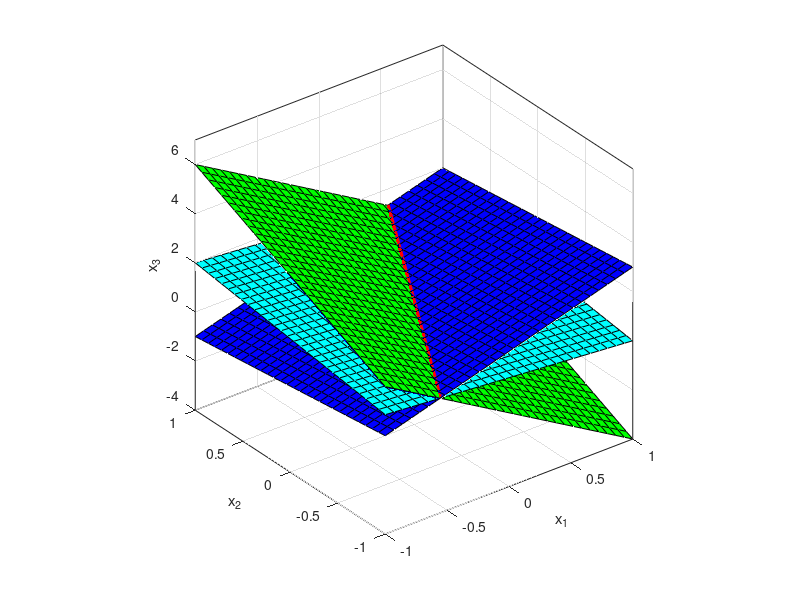

This figure's MATLAB source:
% Uppgift 1
%% a
A = [1 3; 5 -2];
b = [6; 13];
c = rref([A b])


l1=@(x1)(b(1)-A(1,1)*x1)/A(1,2);
l2=@(x1)(b(2)-A(2,1)*x1)/A(2,2);

x1=linspace(0,10,2);

plot(x1,l1(x1),'b','linewidth',2), hold on
plot(x1,l2(x1),'g','linewidth',2)
hold off

xlabel('x_1'), ylabel('x_2')
axis equal, axis([2 4 0 2])

%% b

A = [1 3; 2 6];
b = [5; 16];
%b = [5; 12];
c = rref([A b])

l1=@(x1)(b(1)-A(1,1)*x1)/A(1,2);
l2=@(x1)(b(2)-A(2,1)*x1)/A(2,2);

x1=linspace(0,10,2);

plot(x1,l1(x1),'b','linewidth',2), hold on
plot(x1,l2(x1),'g','linewidth',2)
hold off

xlabel('x_1'), ylabel('x_2')
axis equal, axis([0 2 1 3])


%% Uppgift 2
% a
clear all;
clc; clf; 
A = [-3 1 2; 3 -2 1; -1 5 1];
b = [2; 1; 1];


l1=@(x1,x2)(b(1)-A(1,1)*x1-A(1,2)*x2)/A(1,3);
l2=@(x1,x2)(b(2)-A(2,1)*x1-A(2,2)*x2)/A(2,3);
l3=@(x1,x2)(b(3)-A(3,1)*x1-A(3,2)*x2)/A(3,3);

x1=linspace(-1,1,30); x2=linspace(-1,1,30);

[X1,X2]=meshgrid(x1,x2);

surf(X1,X2,l1(X1,X2),'facecolor','b'), hold on
surf(X1,X2,l2(X1,X2),'facecolor','g')
surf(X1,X2,l3(X1,X2),'facecolor','c')

r = rref([A b])
%Planen sk?r varandra i punkten (0,0,1)

x=[0;0;1];

plot3(x(1),x(2),x(3),'ro','markersize',5,'linewidth',4)

xlabel('x_1'), ylabel('x_2'), zlabel('x_3')
axis([-1 1 -1 1 -4 7]), axis vis3d, grid on, box on, hold off

%% b
A = [-3 1 2; 3 -2 1; 3 -4 7];
b = [2; 1; 1];


l1=@(x1,x2)(b(1)-A(1,1)*x1-A(1,2)*x2)/A(1,3);
l2=@(x1,x2)(b(2)-A(2,1)*x1-A(2,2)*x2)/A(2,3);
l3=@(x1,x2)(b(3)-A(3,1)*x1-A(3,2)*x2)/A(3,3);

x1=linspace(-1,1,30); x2=linspace(-1,1,30);

[X1,X2]=meshgrid(x1,x2);

surf(X1,X2,l1(X1,X2),'facecolor','b'), hold on
surf(X1,X2,l2(X1,X2),'facecolor','g')
surf(X1,X2,l3(X1,X2),'facecolor','c')

r = rref([A b])
% Saknar punkt d?r alla planen sk?r varandra

xlabel('x_1'), ylabel('x_2'), zlabel('x_3')
axis([-1 1 -1 1 -4 7]), axis vis3d, grid on, box on, hold off

%% c
A = [-3 1 2; 3 -2 1; 3 -4 7];
b = [2; 1; 7];


l1=@(x1,x2)(b(1)-A(1,1)*x1-A(1,2)*x2)/A(1,3);
l2=@(x1,x2)(b(2)-A(2,1)*x1-A(2,2)*x2)/A(2,3);
l3=@(x1,x2)(b(3)-A(3,1)*x1-A(3,2)*x2)/A(3,3);

x1=linspace(-1,1,30); x2=linspace(-1,1,30);

[X1,X2]=meshgrid(x1,x2);

surf(X1,X2,l1(X1,X2),'facecolor','b'), hold on
surf(X1,X2,l2(X1,X2),'facecolor','g')
surf(X1,X2,l3(X1,X2),'facecolor','c')

xt=@(t)[-5/3+(5/3)*t;-3+3*t;t];
P=[xt(0) xt(2)];
plot3(P(1,:),P(2,:),P(3,:),'r','linewidth',3), hold off

r = rref([A b])
% Sk?r varandra i en linje

xlabel('x_1'), ylabel('x_2'), zlabel('x_3')
axis([-1 1 -1 1 -4 7]), axis vis3d, grid on, box on, hold off







